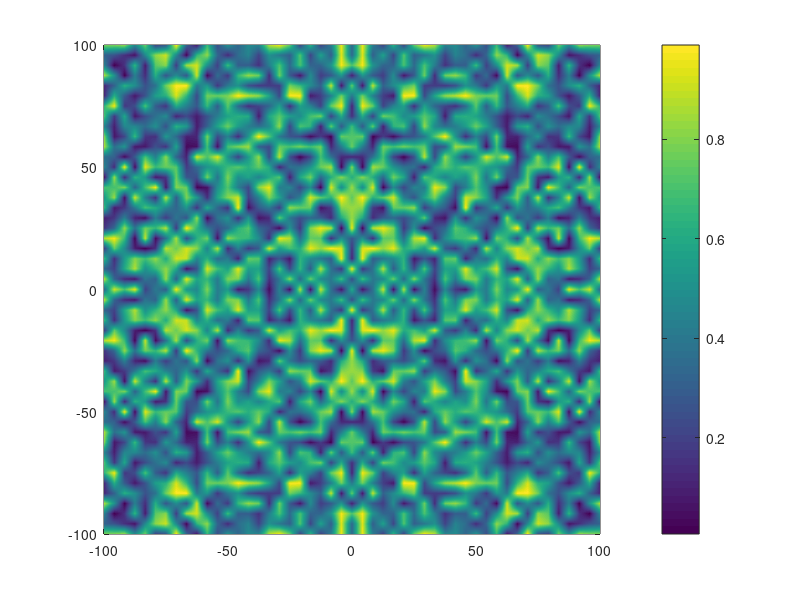
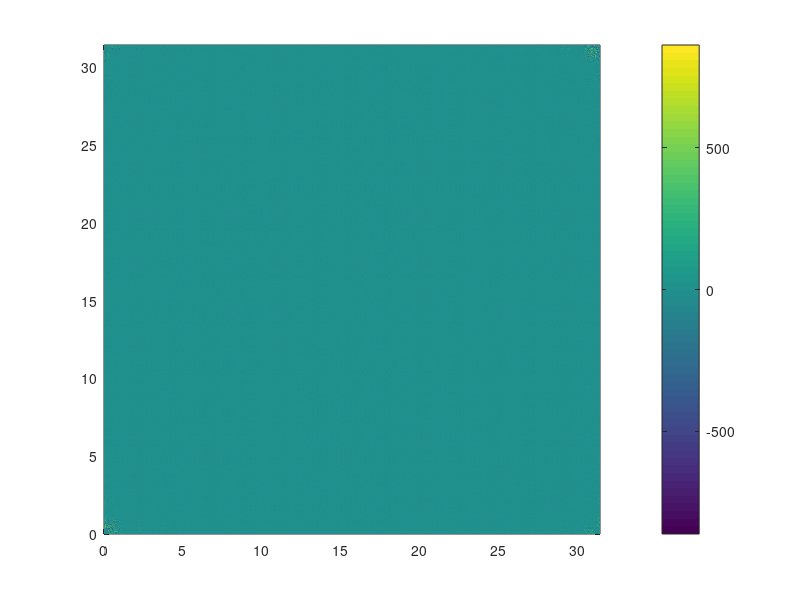
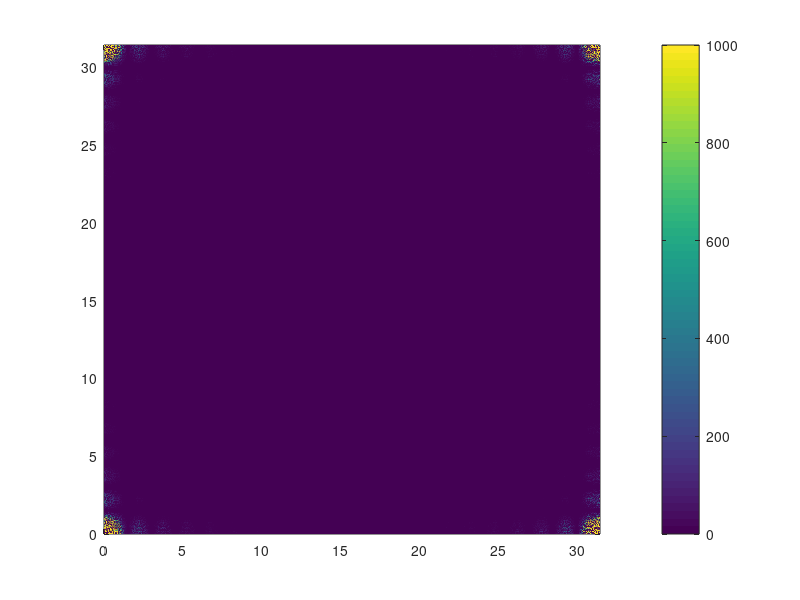

The MATLAB script that drew these images, in order:
close all;
clear all;
scale=500;
ranscal=25;
b0=linspace(0,1,ranscal);
b=linspace(0,1,scale);
x0=rand(ranscal);

for i=1:ranscal
    lon1(i,:)=b0;
end
for i=1:ranscal
    lat1(:,i)=b0;
end


for i=1:scale
    lon2(i,:)=b;
end
for i=1:scale
    lat2(:,i)=b;
end
x=interp2(lon1,lat1,x0,lon2,lat2);
xx=zeros(2*scale);
for i=1:scale
    for j=1:scale
    xx(scale+i,scale+j)=x(i,j);
    xx(scale+1-i,scale+j)=x(i,j);
    xx(scale+i,scale+1-j)=x(i,j);
    xx(scale+1-i,scale+1-j)=x(i,j);
    end
end
for i=1:2*scale
    lon(i,:)=linspace(-1,1,scale*2)*100;
end
for i=1:2*scale
    lat(:,i)=linspace(-1,1,scale*2)*100;
end
figure(1)
pcolor(lon,lat,xx);
shading interp;
colorbar;
yy=fft2(xx);
for i=1:2*scale
    lon(i,:)=linspace(0,10*pi,scale*2);
end
for i=1:2*scale
    lat(:,i)=linspace(0,10*pi,scale*2);
end
figure(2)
pcolor(lon,lat,imag(yy));
colorbar;
shading interp;
figure(3)
pcolor(lon,lat,real(yy));
colorbar;
shading interp;
caxis([0 1000]);